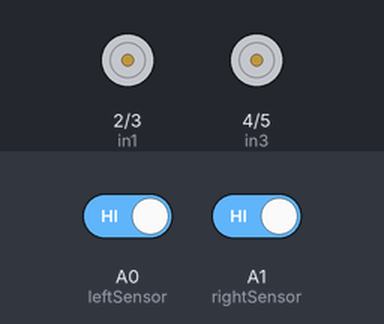
The sketch below on a simulated Arduino Uno, built with avr-gcc and run on an emulated ATmega328P. Parts: motor-driver pin pairs drawn as motors (green arrow = first pin HIGH = forward, orange = second pin HIGH = backward, longer = more drive, scaled by the enable pin). Inputs (shaded band) come from the test bench; at power-on: A0 (leftSensor) HIGH, A1 (rightSensor) HIGH.

Above: at 1.2 s.
1.3 s: A0 (leftSensor) driven LOW
At 2.1 s:
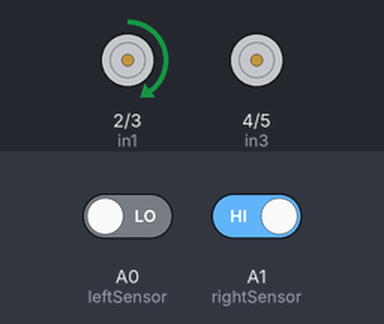
2.8 s: A1 (rightSensor) driven LOW
At 3.2 s:
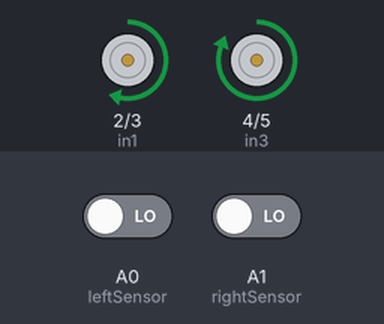
4.3 s: A0 (leftSensor) driven HIGH
At 5.5 s:
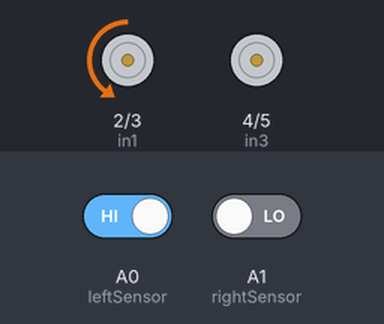
5.8 s: A1 (rightSensor) driven HIGH
At 6.7 s:
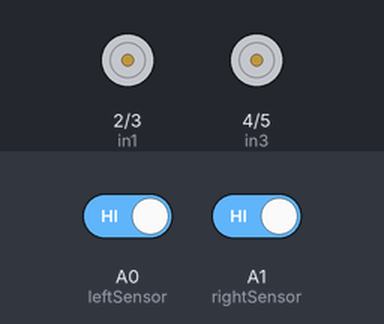
Timing chart, 0 to 8.3 s (numbered marks = the images above; inputs shaded):
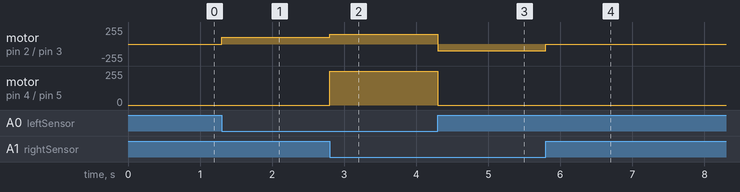

Measured:
- after the input at 1.3 s, motor on pin 2 (in1) / pin 3 (in2): stopped → forward 100/255 at once
- after the input at 2.8 s, motor on pin 2 (in1) / pin 3 (in2): forward 100/255 → forward 150/255 at once; motor on pin 4 (in3) / pin 5 (in4): stopped → forward 255/255 at once
- after the input at 4.3 s, motor on pin 2 (in1) / pin 3 (in2): forward 150/255 → backward 100/255 at once; motor on pin 4 (in3) / pin 5 (in4): forward 255/255 → stopped at once
- after the input at 5.8 s, motor on pin 2 (in1) / pin 3 (in2): backward 100/255 → stopped at once

The sketch:

_izgi.ino
```cpp
/*
====================================================
 Kullanılan Malzemeler:
- Arduino Uno / Nano
- 2 DC Motor (L298N ile)
- 2 adet IR çizgi sensörü (Sol ve Sağ)
- L298N Motor Sürücü
- Jumper kablolar, robot şasi

 Bağlantılar:

 IR Sensörler:
- Sol Sensör → A0
- Sağ Sensör → A1

 L298N Motor Sürücü:
- IN1 → D2
- IN2 → D3
- IN3 → D4
- IN4 → D5
- ENA → D6 (PWM Motor A)
- ENB → D7 (PWM Motor B)

 Açıklama:
- Sol ve sağ sensörler çizgi üzerindeyse LOW döner.
- Hız önemli değil, motorlar yavaş hareket edecek (PWM 150).
====================================================
*/

#define leftSensor A0
#define rightSensor A1

#define enA 6
#define in1 2
#define in2 3
#define enB 7
#define in3 4
#define in4 5

void setup(){
  pinMode(leftSensor, INPUT);
  pinMode(rightSensor, INPUT);

  pinMode(in1, OUTPUT);
  pinMode(in2, OUTPUT);
  pinMode(enA, OUTPUT);

  pinMode(in3, OUTPUT);
  pinMode(in4, OUTPUT);
  pinMode(enB, OUTPUT);
}

void loop(){
  int leftVal = digitalRead(leftSensor);
  int rightVal = digitalRead(rightSensor);

  // Her iki sensör çizgi üzerinde → ileri
  if(leftVal == LOW && rightVal == LOW){
    forward();
  }
  // Sol sensör çizgi üzerinde, sağ sensör beyaz → sağa dön
  else if(leftVal == LOW && rightVal == HIGH){
    turnRight();
  }
  // Sağ sensör çizgi üzerinde, sol sensör beyaz → sola dön
  else if(leftVal == HIGH && rightVal == LOW){
    turnLeft();
  }
  // Hiçbiri çizgi üzerinde → dur
  else{
    stopMotors();
  }
}

void forward(){
  analogWrite(enA, 150);
  analogWrite(enB, 150);
  digitalWrite(in1, HIGH);
  digitalWrite(in2, LOW);
  digitalWrite(in3, HIGH);
  digitalWrite(in4, LOW);
}

void turnLeft(){
  analogWrite(enA, 100);
  analogWrite(enB, 100);
  digitalWrite(in1, LOW);
  digitalWrite(in2, HIGH);
  digitalWrite(in3, HIGH);
  digitalWrite(in4, LOW);
}

void turnRight(){
  analogWrite(enA, 100);
  analogWrite(enB, 100);
  digitalWrite(in1, HIGH);
  digitalWrite(in2, LOW);
  digitalWrite(in3, LOW);
  digitalWrite(in4, HIGH);
}

void stopMotors(){
  digitalWrite(in1, LOW);
  digitalWrite(in2, LOW);
  digitalWrite(in3, LOW);
  digitalWrite(in4, LOW);
}
```
